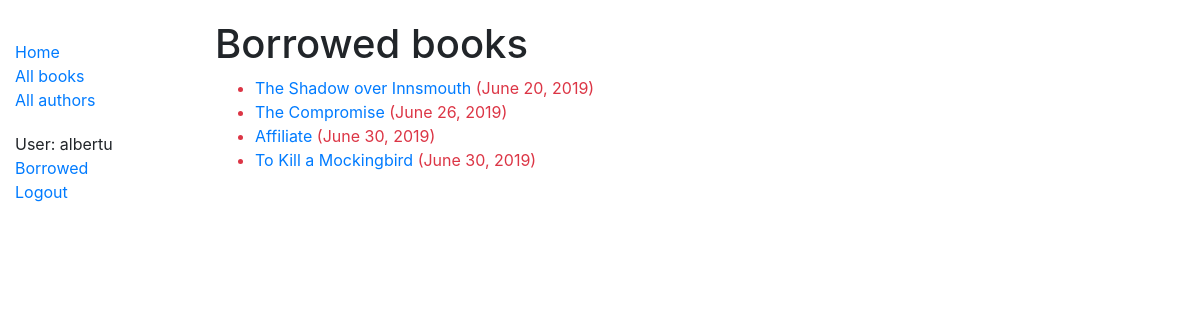
Page /catalog/mybooks/ (signed in) on the earlier database version.
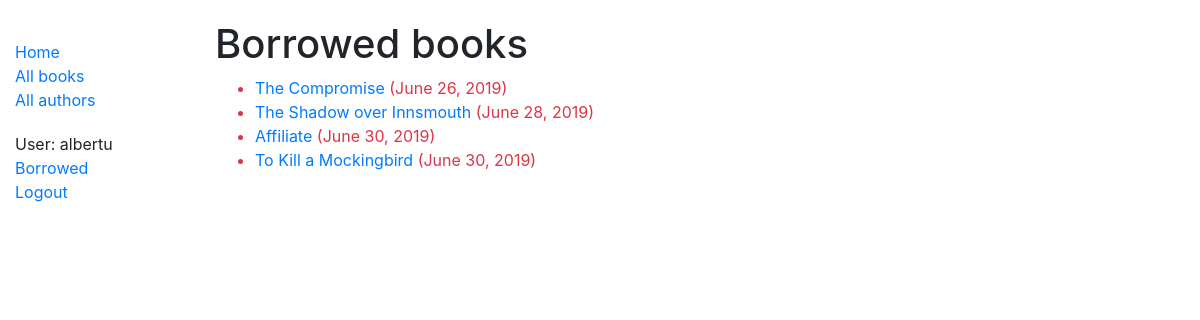
Same page on the later database version.
### catalog/models.py (models this page shows, shortened)
class BookInstance(models.Model):
	id = models.UUIDField(primary_key=True, default=uuid.uuid4, help_text='Unique ID for this particular book across whole library')
	book = models.ForeignKey('Book', on_delete=models.SET_NULL, null=True)
	language = models.ForeignKey('Language', on_delete=models.SET_NULL, null=True)
	imprint = models.CharField(max_length=200)
	due_back = models.DateField(null=True, blank=True)
	LOAN_STATUS = (
		('m', 'Maintenance'),
		('o', 'On loan'),
		('a', 'Available'),
		('r', 'Reserved'),
	)
	status = models.CharField(
		max_length=1,
		choices=LOAN_STATUS,
		blank=True,
		default='m',
		help_text='Book availability',
	)
	borrower = models.ForeignKey(User, on_delete = models.SET_NULL, null=True, blank=True)
	class Meta:
		ordering = ['book', 'status', 'due_back']
		permissions = (("can_mark_returned", "Set book as returned"),)
	@property
	def is_overdue(self):
		if self.due_back and date.today() > self.due_back:
			return True
		return False

class Book(models.Model):
	title = models.CharField(max_length=200)
	summary = models.TextField()
	author = models.ForeignKey('Author', on_delete=models.SET_NULL, null=True)
	isbn = models.CharField('ISBN', max_length=13, help_text='13 Character <a href="https://www.isbn-international.org/content/what-isbn">ISBN number</a>')
	genre = models.ManyToManyField(Genre, help_text='Select a genre for this book')
	class Meta:
		ordering = ['title']
	def display_genre(self):
		return ', '.join(genre.name for genre in self.genre.all())
	display_genre.short_description = 'Genre'

### catalog/views.py (the view)
# urls.py: path('mybooks/', views.LoanedBooksByUserListView.as_view(), name='my-borrowed'),
class LoanedBooksByUserListView(LoginRequiredMixin, generic.ListView):
	model = BookInstance
	template_name = 'catalog/bookinstance_list_borrowed_user.html'
	paginate_by = 10
	def get_queryset(self):
		return BookInstance.objects.filter(borrower=self.request.user).filter(status__exact='o').order_by('due_back')

### catalog/templates/catalog/bookinstance_list_borrowed_user.html
{% extends "base_generic.html" %}
{% block content %}
<h1>Borrowed books</h1>
{% if bookinstance_list %}
	<ul>
		{% for bookinst in bookinstance_list %}
			<li class="{% if bookinst.is_overdue %}text-danger{% endif %}">
				<a href="{% url 'book-detail' bookinst.book.pk %}">
					{{ bookinst.book.title }}
				</a>
				({{ bookinst.due_back }})
			</li>
		{% endfor %}
	</ul>
{% else %}
	<p>There are no books borrowed.</p>
{% endif %}
{% endblock %}

### catalog/templates/base_generic.html (shortened to what this page needs)
<!DOCTYPE html>
<html lang="en">
<head>
	<link rel="stylesheet" href="https://stackpath.bootstrapcdn.com/bootstrap/4.1.3/css/bootstrap.min.css">
	{% load static %}
	<link rel="stylesheet" href="{% static 'css/styles.css' %}">
</head>
<body>
	<div class="container-fluid">
		<div class="row">
			<div class="col-sm-2">
				{% block sidebar %}
				<ul class="sidebar-nav">
					<li>
						<a href="{% url 'index' %}">Home</a>
					</li>
					<li>
						<a href="{% url 'books' %}">All books</a>
					</li>
					<li>
						<a href="{% url 'authors' %}">All authors</a>
					</li>
				</ul>
				<ul class="sidebar-nav">
					{% if not user.is_authenticated %}
						<li>
							<a href="{% url 'login' %}?next={{request.path}}">Login</a>
						</li>
					{% else %}
						<li>
							User: {{ user.get_username }}
						</li>
						<li>
							<a href="{% url 'my-borrowed' %}">Borrowed</a>
						</li>
						<li>
							<a href="{% url 'logout' %}?next={{request.path}}">Logout</a>
						</li>
					{% endif %}
				</ul>
				{% endblock %}
			</div>
			<div class="col-sm-10">
				{% block content %}
				{% endblock %}
			</div>
		</div>
	</div>
</body>
</html>

### catalog/static/css/styles.css (style rules this page uses)
body { margin-top: 20px; }
.sidebar-nav { margin-top: 20px; padding: 0; list-style: none; }

Differences in the rows shown:
shown differently, row unchanged: BookInstance "June 26, 2019": moves up the list
changed BookInstance "The Shadow over Innsmouth": due_back "June 20, 2019" → "June 28, 2019"
